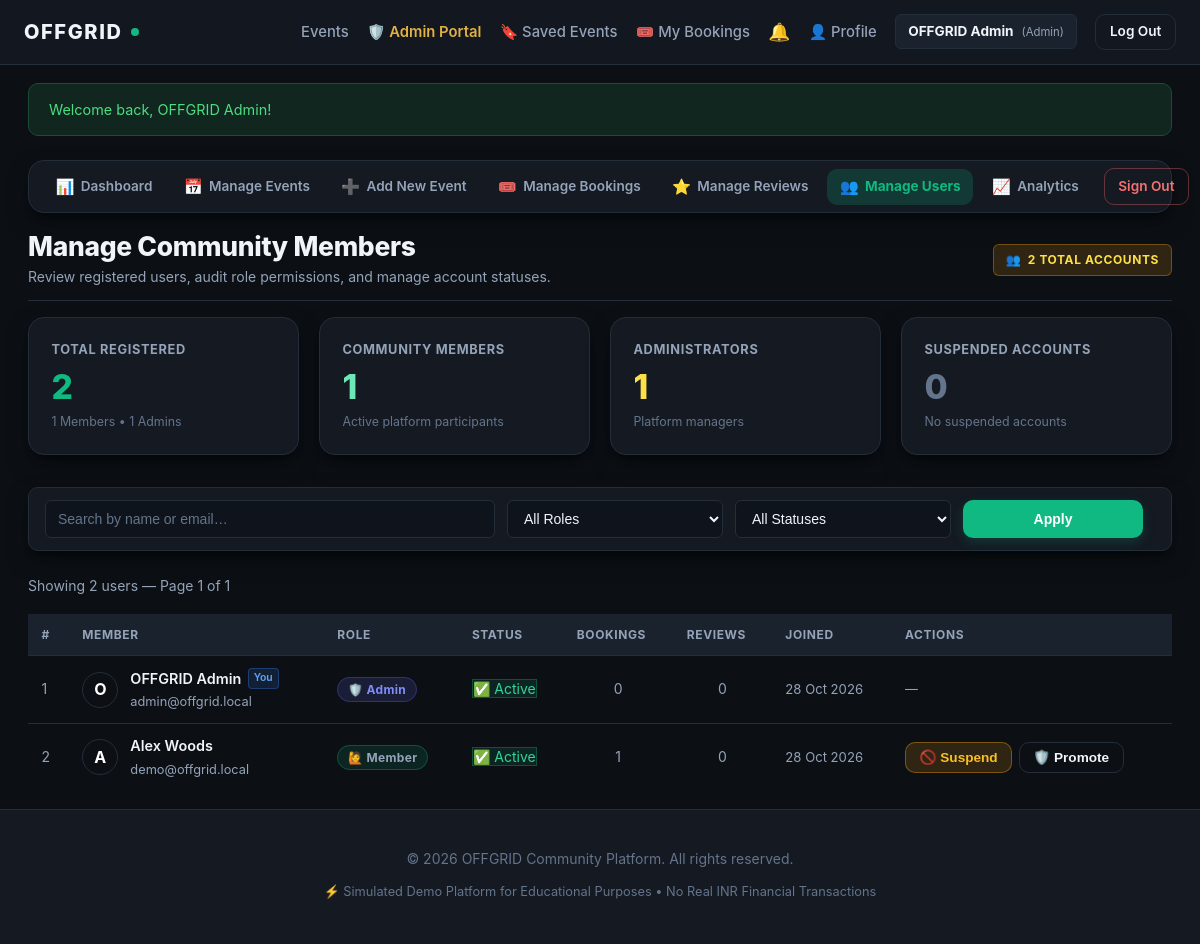
The page /admin/users.php (signed in) on the database its author committed.
### tables this page shows
CREATE TABLE `users` (
    `id` INT AUTO_INCREMENT PRIMARY KEY,
    `name` VARCHAR(100) NOT NULL,
    `email` VARCHAR(150) NOT NULL UNIQUE,
    `password` VARCHAR(255) NOT NULL,
    `role` ENUM('admin', 'user') NOT NULL DEFAULT 'user',
    `status` ENUM('active', 'suspended') NOT NULL DEFAULT 'active'
        COMMENT 'active = normal access; suspended = login blocked',
    `created_at` TIMESTAMP DEFAULT CURRENT_TIMESTAMP,
    INDEX `idx_users_status` (`status`)
);

### includes/notify.php (called while the page is built, shortened)
<?php
function get_unread_notification_count(PDO $pdo, int $userId): int {
    try {
        $stmt = $pdo->prepare('SELECT COUNT(*) FROM notifications WHERE user_id = ? AND is_read = 0');
        $stmt->execute([$userId]);
        return (int)$stmt->fetchColumn();
    } catch (PDOException $e) {
        error_log('[OFFGRID NOTIFY COUNT] ' . $e->getMessage());
        return 0;
    }
}

### admin/users.php (the view, shortened to what this page needs)
<?php
require_once __DIR__ . '/../config/db.php';
require_once __DIR__ . '/../includes/functions.php';
$is_admin_area  = true;
$perPage = 20;
$page    = max(1, (int)($_GET['page'] ?? 1));
$search      = trim($_GET['search'] ?? '');
$stats = [
    'total'     => 0,
    'members'   => 0,
    'admins'    => 0,
    'suspended' => 0,
];
try {
    $stats['total']     = (int)$pdo->query('SELECT COUNT(*) FROM users')->fetchColumn();
    $stats['members']   = (int)$pdo->query("SELECT COUNT(*) FROM users WHERE role = 'user'")->fetchColumn();
    $stats['admins']    = (int)$pdo->query("SELECT COUNT(*) FROM users WHERE role = 'admin'")->fetchColumn();
    $stats['suspended'] = (int)$pdo->query("SELECT COUNT(*) FROM users WHERE status = 'suspended'")->fetchColumn();
} catch (PDOException $e) {
    error_log('[OFFGRID ADMIN USERS STATS] ' . $e->getMessage());
}
$conditions = [];
$bindings   = [];
$where = $conditions ? 'WHERE ' . implode(' AND ', $conditions) : '';
$users        = [];
$totalFiltered = 0;
$totalPages   = 1;
try {
    $countStmt = $pdo->prepare("SELECT COUNT(*) FROM users u $where");
    $countStmt->execute($bindings);
    $totalFiltered = (int)$countStmt->fetchColumn();
    $totalPages    = max(1, (int)ceil($totalFiltered / $perPage));
    $page          = min($page, $totalPages);
    $offset        = ($page - 1) * $perPage;
    $dataStmt = $pdo->prepare("
        SELECT
            u.id,
            u.name,
            u.email,
            u.role,
            u.status,
            u.created_at,
            (SELECT COUNT(*) FROM bookings b WHERE b.user_id = u.id)  AS booking_count,
            (SELECT COUNT(*) FROM reviews  r WHERE r.user_id = u.id)  AS review_count
        FROM users u
        $where
        ORDER BY u.created_at DESC
        LIMIT $perPage OFFSET $offset
    ");
    $dataStmt->execute($bindings);
    $users = $dataStmt->fetchAll();
} catch (PDOException $e) {
    error_log('[OFFGRID ADMIN USERS QUERY] ' . $e->getMessage());
    set_flash('error', 'A database error occurred while loading user data.');
}
require_once __DIR__ . '/../includes/header.php';
?>
<?php require_once __DIR__ . '/../includes/admin-nav.php'; ?>
<div class="admin-header">
    <div class="admin-title">
        <h1>Manage Community Members</h1>
        <p>Review registered users, audit role permissions, and manage account statuses.</p>
    </div>
    <div>
        <span class="admin-badge">
            <span>👥</span> <?= $stats['total'] ?> Total Accounts
        </span>
    </div>
</div>
<div class="admin-container">
    <section class="admin-stats-grid">
        <div class="stat-card">
            <h3>Total Registered</h3>
            <div class="stat-number"><?= $stats['total'] ?></div>
            <div class="stat-sub"><?= $stats['members'] ?> Members &bull; <?= $stats['admins'] ?> Admins</div>
        </div>
        <div class="stat-card">
            <h3>Community Members</h3>
            <div class="stat-number" style="color: #6ee7b7;"><?= $stats['members'] ?></div>
            <div class="stat-sub">Active platform participants</div>
        </div>
        <div class="stat-card">
            <h3>Administrators</h3>
            <div class="stat-number" style="color: #fde047;"><?= $stats['admins'] ?></div>
            <div class="stat-sub">Platform managers</div>
        </div>
        <div class="stat-card" style="border-color: <?= $stats['suspended'] > 0 ? '#f59e0b' : 'var(--border-subtle)' ?>;">
            <h3>Suspended Accounts</h3>
            <div class="stat-number" style="color: <?= $stats['suspended'] > 0 ? '#f59e0b' : 'var(--text-muted)' ?>;">
                <?= $stats['suspended'] ?>
            </div>
            <div class="stat-sub"><?= $stats['suspended'] > 0 ? 'Restricted login access' : 'No suspended accounts' ?></div>
        </div>
    </section>
    <div class="admin-filter-bar" style="margin-bottom: 1.5rem;">
        <form method="GET" action="users.php" class="admin-filter-form">
            <div class="filter-group">
                <input
                    type="search"
                    name="search"
                    class="form-control"
                    placeholder="Search by name or email…"
                    value="<?= e($search) ?>"
                    style="min-width: 280px;"
                >
            </div>
            <div class="filter-group">
                <select name="role" class="form-control">
                    <option value="">All Roles</option>
                </select>
            </div>
            <div class="filter-group">
                <select name="status" class="form-control">
                    <option value="">All Statuses</option>
                </select>
            </div>
            <button type="submit" class="btn btn-primary btn-sm">Apply</button>
        </form>
    </div>
    <div style="margin-bottom: 1rem; color: var(--text-secondary); font-size: 0.875rem;">
        Showing <?= number_format($totalFiltered) ?> user<?= $totalFiltered !== 1 ? 's' : '' ?>
        — Page <?= $page ?> of <?= $totalPages ?>
    </div>
    <div class="admin-table-wrapper">
        <table class="admin-table">
            <thead>
                <tr>
                    <th>#</th>
                    <th>Member</th>
                    <th>Role</th>
                    <th>Status</th>
                    <th>Bookings</th>
                    <th>Reviews</th>
                    <th>Joined</th>
                    <th>Actions</th>
                </tr>
            </thead>
            <tbody>
                <?php if (empty($users)): ?>
                    <tr>
                        <td colspan="8" style="text-align: center; padding: 3rem; color: var(--text-secondary);">
                            No users match your filters.
                        </td>
                    </tr>
                <?php else: ?>
                    <?php foreach ($users as $u): ?>
                        <?php
                            $isSelf      = ((int)$u['id'] === (int)$currentUser['id']);
                            $isActive    = ($u['status'] === 'active');
                            $isAdmin     = ($u['role']   === 'admin');
                        ?>
                        <tr class="<?= !$isActive ? 'row-suspended' : '' ?>">
                            <td><?= (int)$u['id'] ?></td>
                            <td>
                                <div class="user-info-cell">
                                    <div class="user-avatar" aria-hidden="true">
                                        <?= mb_strtoupper(mb_substr($u['name'], 0, 1, 'UTF-8')) ?>
                                    </div>
                                    <div>
                                        <div class="user-name">
                                            <?= e($u['name']) ?>
                                            <?php if ($isSelf): ?>
                                                <span class="badge badge-info" style="font-size: 0.65rem;">You</span>
                                            <?php endif; ?>
                                        </div>
                                        <div class="user-email"><?= e($u['email']) ?></div>
                                    </div>
                                </div>
                            </td>
                            <td>
                                <span class="badge <?= $isAdmin ? 'badge-admin' : 'badge-member' ?>">
                                    <?= $isAdmin ? '🛡️ Admin' : '🙋 Member' ?>
                                </span>
                            </td>
                            <td>
                                <span class="badge <?= $isActive ? 'badge-active' : 'badge-suspended' ?>">
                                    <?= $isActive ? '✅ Active' : '🚫 Suspended' ?>
                                </span>
                            </td>
                            <td class="text-center"><?= (int)$u['booking_count'] ?></td>
                            <td class="text-center"><?= (int)$u['review_count'] ?></td>
                            <td style="white-space: nowrap; font-size: 0.82rem; color: var(--text-secondary);">
                                <?= date('d M Y', strtotime($u['created_at'])) ?>
                            </td>
                            <td>
                                <div class="action-buttons">
                                    <?php if (!$isSelf): ?>
                                        <?php if ($isActive): ?>
                                            <form method="POST" action="user-action.php"
                                                  onsubmit="return confirm('Suspend <?= e(addslashes($u['name'])) ?>? They will be unable to log in.');">
                                                <button type="submit" class="btn btn-warning btn-sm" title="Suspend account">
                                                    🚫 Suspend
                                                </button>
                                            </form>
                                        <?php endif; ?>
                                        <?php if (!$isAdmin): ?>
                                            <form method="POST" action="user-action.php"
                                                  onsubmit="return confirm('Promote <?= e(addslashes($u['name'])) ?> to Administrator? This grants full admin access.');">
                                                <button type="submit" class="btn btn-outline btn-sm" title="Promote to admin">
                                                    🛡️ Promote
                                                </button>
                                            </form>
                                        <?php endif; ?>
                                    <?php else: ?>
                                        <span style="color: var(--text-secondary); font-size: 0.8rem;">—</span>
                                    <?php endif; ?>
                                </div>
                            </td>
                        </tr>
                    <?php endforeach; ?>
                <?php endif; ?>
            </tbody>
        </table>
    </div>
</div>
<?php require_once __DIR__ . '/../includes/footer.php'; ?>

### includes/header.php (shortened to what this page needs)
<?php
require_once __DIR__ . '/functions.php';
$currentUser = current_user();
$base = isset($is_admin_area) && $is_admin_area ? '../' : '';
$_notifUnread = 0;
if ($currentUser) {
    require_once __DIR__ . '/notify.php';
    global $pdo;
    if ($pdo instanceof PDO) {
        $_notifUnread = get_unread_notification_count($pdo, (int)$currentUser['id']);
    }
}
?>
<!DOCTYPE html>
<html lang="en-IN">
<head>
    <link rel="stylesheet" href="<?= $base ?>assets/css/style.css?v=<?= @filemtime(__DIR__ . '/../assets/css/style.css') ?>">
    <?php if (isset($is_admin_area) && $is_admin_area): ?>
    <link rel="stylesheet" href="<?= $base ?>assets/css/admin.css?v=<?= @filemtime(__DIR__ . '/../assets/css/admin.css') ?>">
    <?php endif; ?>
</head>
<body>
<header class="site-header">
    <div class="nav-container">
        <a href="<?= $base ?>index.php" class="site-brand">
            OFFGRID <span class="brand-dot"></span>
        </a>
        <nav id="siteNav">
            <ul class="nav-links" id="primaryNavLinks">
                <li><a href="<?= $base ?>index.php" class="nav-link">Events</a></li>
                <?php if ($currentUser): ?>
                    <?php if (is_admin()): ?>
                        <li><a href="<?= $base ?>admin/index.php" class="nav-link admin-link">🛡️ Admin Portal</a></li>
                    <?php endif; ?>
                    <li><a href="<?= $base ?>saved-events.php" class="nav-link">🔖 Saved Events</a></li>
                    <li><a href="<?= $base ?>my-bookings.php" class="nav-link">🎟️ My Bookings</a></li>
                    <li class="desktop-only">
                        <a href="<?= $base ?>notifications.php" class="nav-link notif-bell-link" title="Notifications" aria-label="Notifications (<?= $_notifUnread ?> unread)">
                            <span class="notif-bell-wrap">
                                🔔
                            </span>
                        </a>
                    </li>
                    <li><a href="<?= $base ?>profile.php" class="nav-link">👤 Profile</a></li>
                    <li>
                        <a href="<?= $base ?>profile.php" class="user-badge" style="text-decoration: none;" title="Manage Profile & Security">
                            <strong><?= e($currentUser['name']) ?></strong>
                            <small>(<?= e(ucfirst($currentUser['role'])) ?>)</small>
                        </a>
                    </li>
                    <li class="nav-logout-item">
                        <a href="<?= $base ?>logout.php" class="btn btn-outline btn-sm" style="width: 100%; text-align: center;">Log Out</a>
                    </li>
                <?php else: ?>
                    <li><a href="<?= $base ?>login.php" class="nav-link">Log In</a></li>
                    <li><a href="<?= $base ?>register.php" class="btn btn-primary btn-sm" style="width: 100%; text-align: center;">Join OFFGRID</a></li>
                <?php endif; ?>
            </ul>
        </nav>
    </div>
</header>
<main class="main-wrapper">
    <div class="page-container">
        <?= render_flash() ?>

### rows shown on the page
users: name "OFFGRID Admin", role "Admin", id "1", name "O", shows "You", email "admin@offgrid.local", shows "🛡️ Admin", status "✅ Active", booking_count "0", review_count "0", created_at "28 Oct 2026"
users: id "2", name "A", name "Alex Woods", email "demo@offgrid.local", role "🙋 Member", status "✅ Active", booking_count "1", review_count "0", created_at "28 Oct 2026"

### other values the page prints
$message "Welcome back, OFFGRID Admin!"
$stats['members'] "1"
$stats['admins'] "1"
$stats['suspended'] "0"
$totalFiltered "2"
$page "1"
$totalPages "1"
